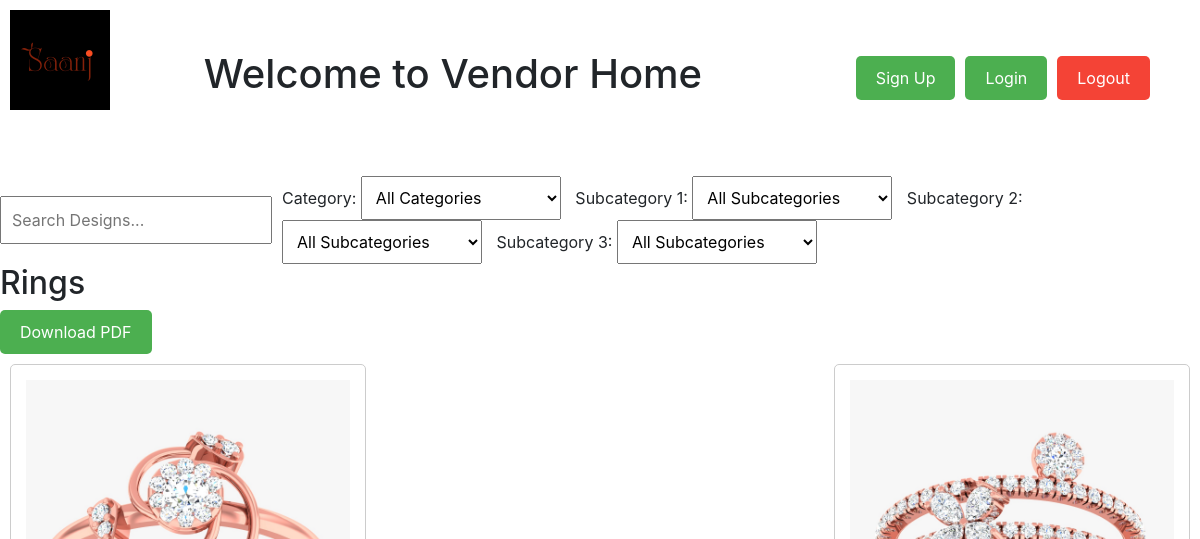
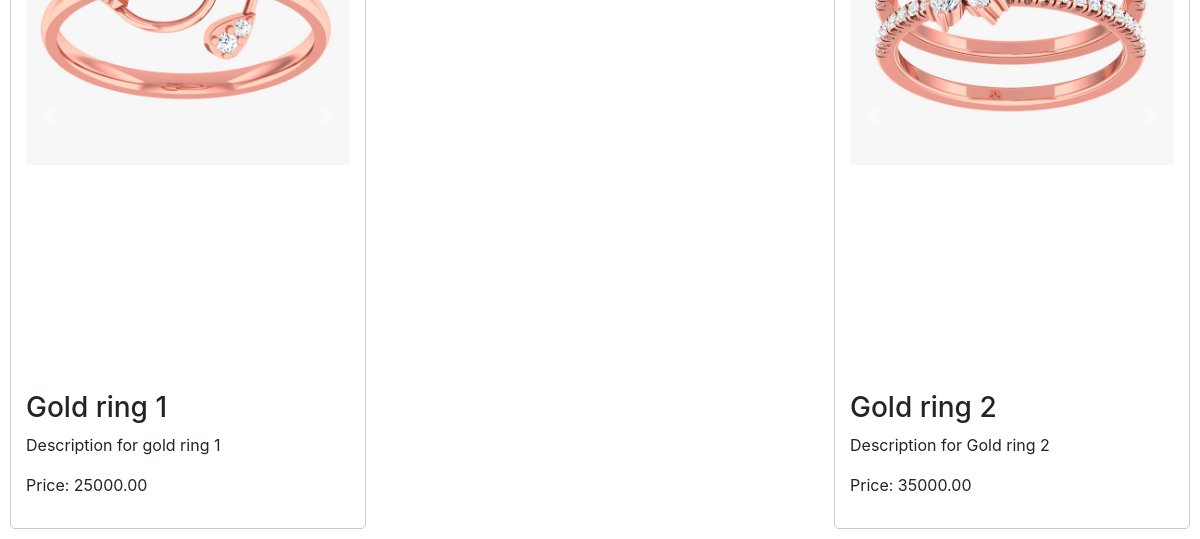
Page / (signed in) on the earlier database version (2 pictures, top to bottom).
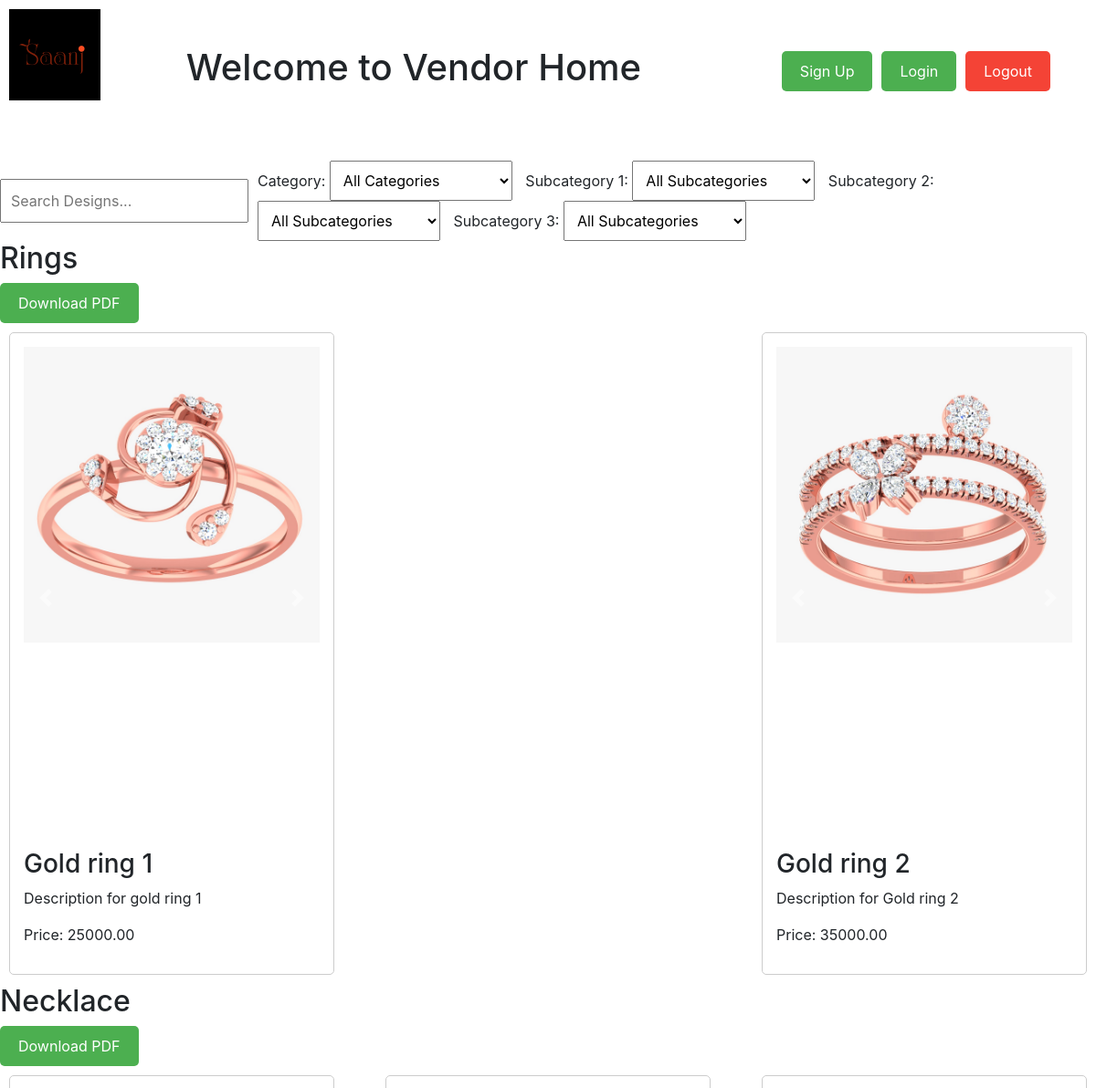
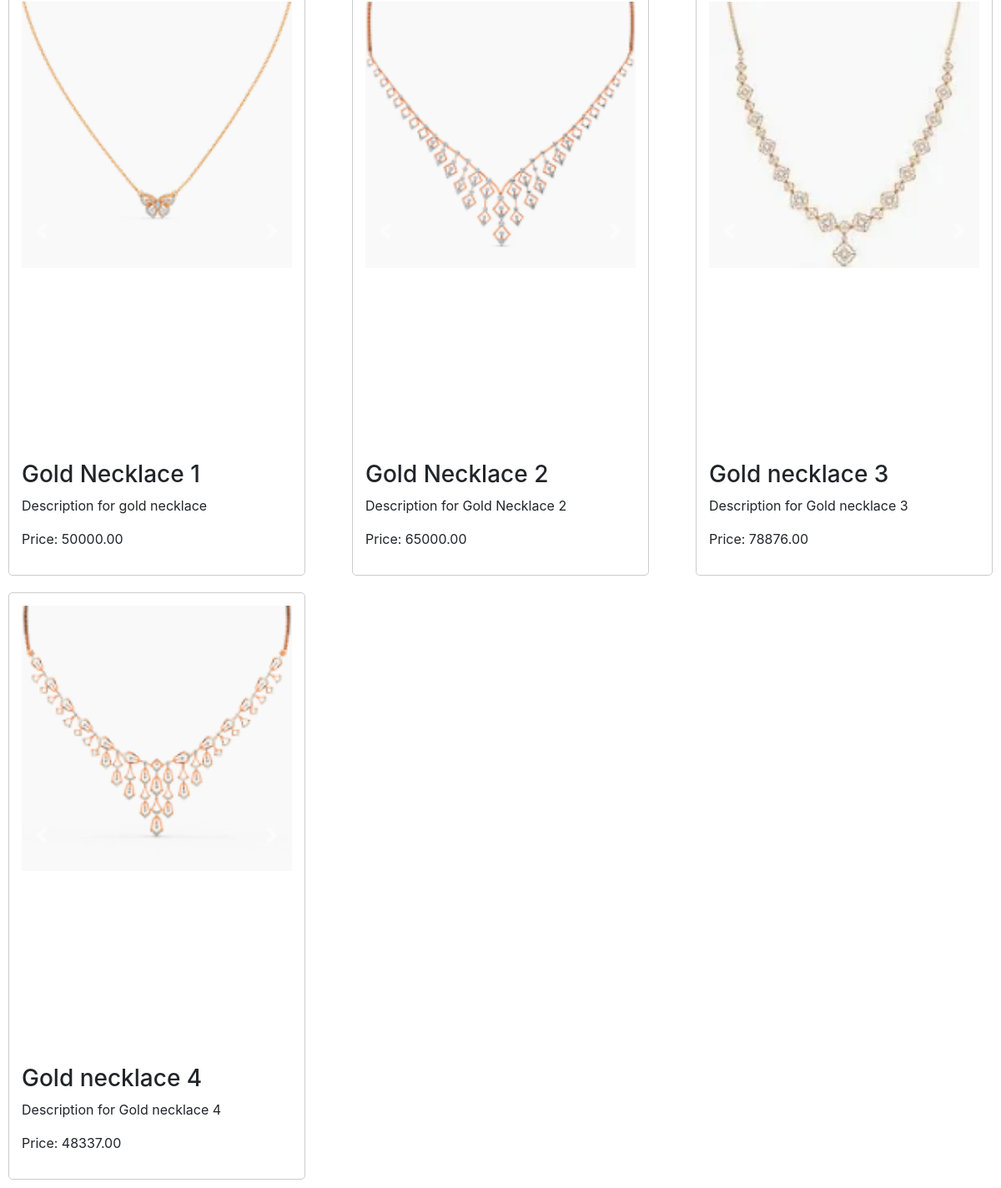
Same page on the later database version (2 pictures, top to bottom).
### saanj_app/models.py (models this page shows, shortened)
class Category(models.Model):
    name = models.CharField(max_length=100)
    parent = models.ForeignKey('self', on_delete=models.CASCADE, null=True, blank=True, related_name='subcategories')

class Design(models.Model):
    title = models.CharField(max_length=200)
    description = models.TextField()
    category = models.ForeignKey(Category, on_delete=models.CASCADE)
    price = models.DecimalField(max_digits=10, decimal_places=2, null=True, blank=True)  # Allow null and blank
    image = models.ImageField(upload_to='designs/', null=True, blank=True)  # Added blank=True for consistency
    subcategory1 = models.ForeignKey(SubCategory1, on_delete=models.CASCADE, null=True, blank=True)
    subcategory2 = models.ForeignKey(SubCategory2, on_delete=models.CASCADE, null=True, blank=True)
    subcategory3 = models.ForeignKey(SubCategory3, on_delete=models.CASCADE, null=True, blank=True)

### saanj_app/views.py (the view)
# urls.py: path('', views.vendor_home, name='vendor_home'),
@login_required(login_url='/vendor/login/')
def vendor_home(request):
    vendor_id = request.session.get('vendor_id')
    print(vendor_id)
    print(f"Vendor ID from session: {vendor_id}")  # Debugging line
    vendor = None
    if vendor_id:
        try:
            vendor = Vendor.objects.get(id=vendor_id)
            print(f"Vendor found: {vendor}")  # Debugging line
        except Vendor.DoesNotExist:
            print("Vendor does not exist.")  # Debugging line
    else:
        print("No vendor ID found in session.")  # Debugging line
    categories = Category.objects.prefetch_related('design_set').all()
    subcategories1 = SubCategory1.objects.all()
    subcategories2 = SubCategory2.objects.all()
    subcategories3 = SubCategory3.objects.all()
    return render(request, 'home.html', {
        'categories': categories,
        'vendor': vendor,
        'subcategories1': subcategories1,
        'subcategories2': subcategories2,
        'subcategories3': subcategories3,
    })

### saanj_app/templates/home.html (shortened to what this page needs)
<!DOCTYPE html>
<html lang="en">
<head>
    {% load static %}
    <link rel="stylesheet" href="{% static 'styles.css' %}">
    <link rel="stylesheet" href="https://stackpath.bootstrapcdn.com/bootstrap/4.5.2/css/bootstrap.min.css">
</head>
<body>
    <img src="{% static 'Manufacturer_logo/saanj_logo.png' %}" alt="Manufacturer Logo" class="manufacturer-logo">
    <div class="header">
        <div class="welcome-message">
            <h1>Welcome to Vendor Home</h1>
        </div>
        <div class="auth-buttons">
            <a href="{% url 'vendor_signup' %}" class="button">Sign Up</a>
            <a href="{% url 'vendor_login' %}" class="button">Login</a>
            <a href="{% url 'vendor_logout' %}" class="logout-button">Logout</a>
        </div>
    </div>
    <div class="search-container">
        <input type="text" id="search" placeholder="Search Designs..." onkeyup="filterDesigns()">
        <div class="filter">
            <label for="category-filter">Category:</label>
            <select id="category-filter" onchange="filterDesigns()">
                <option value="">All Categories</option>
            </select>
            <label for="subcategory1-filter">Subcategory 1:</label>
            <select id="subcategory1-filter" onchange="filterDesigns()">
                <option value="">All Subcategories</option>
            </select>
            <label for="subcategory2-filter">Subcategory 2:</label>
            <select id="subcategory2-filter" onchange="filterDesigns()">
                <option value="">All Subcategories</option>
            </select>
            <label for="subcategory3-filter">Subcategory 3:</label>
            <select id="subcategory3-filter" onchange="filterDesigns()">
                <option value="">All Subcategories</option>
            </select>
        </div>
    </div>
    {% for category in categories %}
    <div class="category-section">
        <h2>{{ category.name }}</h2>
        <a href="{% url 'download_pdf' category.id %}" class="button">Download PDF</a>
        <div class="designs">
            {% for design in category.design_set.all %}
            <div class="design-card" data-category="{{ category.name }}" data-subcategory1="{{ design.subcategory1.name }}" data-subcategory2="{{ design.subcategory2.name }}" data-subcategory3="{{ design.subcategory3.name }}">
                <div id="carousel-{{ design.id }}" class="carousel slide" data-ride="carousel">
                    <div class="carousel-inner">
                        {% for image in design.images.all %}
                        <div class="carousel-item {% if forloop.first %}active{% endif %}">
                            <div class="image-container">
                            </div>
                        </div>
                        {% endfor %}
                    </div>
                    <a class="carousel-control-prev" href="#carousel-{{ design.id }}" role="button" data-slide="prev">
                        <span class="carousel-control-prev-icon" aria-hidden="true"></span>
                    </a>
                    <a class="carousel-control-next" href="#carousel-{{ design.id }}" role="button" data-slide="next">
                        <span class="carousel-control-next-icon" aria-hidden="true"></span>
                    </a>
                </div>
                <h3>{{ design.title }}</h3>
                <p>{{ design.description }}</p>
                <p>Price: {{ design.price }}</p>
            </div>
            {% endfor %}
        </div>
    </div>
    {% endfor %}
</body>
</html>

### saanj_app/static/styles.css (style rules this page uses)
body { font-family: Arial, sans-serif; }

### saanj_app/templates/home.html (style rules this page uses)
.manufacturer-logo { position: absolute; top: 10px; left: 10px; width: 100px; height: auto; z-index: 100; }
.header { display: flex; align-items: center; justify-content: space-between; width: 100%; padding: 50px; position: relative; }
.welcome-message { flex-grow: 1; text-align: center; }
.auth-buttons { display: flex; gap: 10px; }
.search-container { display: flex; align-items: center; margin-top: 20px; }
input[type="text"] { margin-right: 10px; padding: 10px; width: 300px; }
.button, .logout-button { display: inline-block; padding: 10px 20px; border-radius: 5px; text-decoration: none; color: white; }
.button { background-color: #4CAF50; }
.logout-button { background-color: #f44336; }
.designs { display: flex; flex-wrap: wrap; justify-content: space-between; }
.design-card { border: 1px solid #ccc; border-radius: 5px; padding: 15px; margin: 10px; width: calc(33% - 40px); transition: filter 0.3s ease-in-out; }
.carousel-inner { height: 550px; }
.filter select { padding: 10px; margin-right: 10px; width: 200px; }
img { -webkit-user-drag: none; user-drag: none; }

Differences in the rows shown:
added Category: name "Necklace"
added Design: title "Gold Necklace 1", description "Description for gold necklace", price "50000.00", shown under "Necklace"
added Design: title "Gold Necklace 2", description "Description for Gold Necklace 2", price "65000.00", shown under "Necklace"
added Design: title "Gold necklace 3", description "Description for Gold necklace 3", price "78876.00", shown under "Necklace"
added Design: title "Gold necklace 4", description "Description for Gold necklace 4", price "48337.00", shown under "Necklace"
